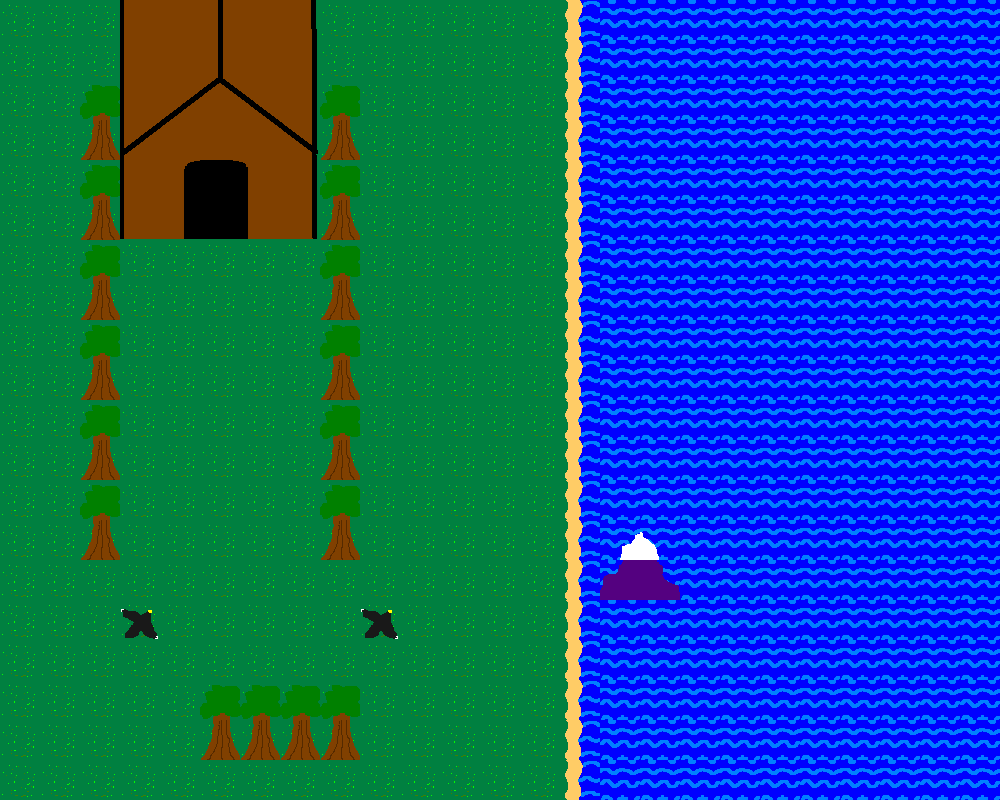

This game map was drawn from its Tiled (.tmx) file and the tilesets committed beside it. A one-line description and the trimmed map source follow:
An orthogonal 25x20 tile map with 40x40 px tiles, 2 tile layers (Tile Layer 1, Tile Layer 2) and 1 object (1).

<map version="1.0" orientation="orthogonal" width="25" height="20" tilewidth="40" tileheight="40">
 <tileset firstgid="1" name="QuickTileSet" tilewidth="40" tileheight="40">
  <image source="quicktileset.png" width="1024" height="1024" />
 </tileset>
 <layer name="Tile Layer 1" width="25" height="20">
  <data>[500 cells, 500 non-empty, 3 distinct tile ids]</data>
 </layer>
 <layer name="Tile Layer 2" width="25" height="20">
  <data>[500 cells, 68 non-empty, 37 distinct tile ids]</data>
 </layer>
 <objectgroup name="Object Layer 1" width="25" height="20">
  <object name="MyObject" type="1" x="480" y="640" width="80" height="40">
   <properties>
    <property name="subtype" value="1" />
   </properties>
  </object>
 </objectgroup>
</map>